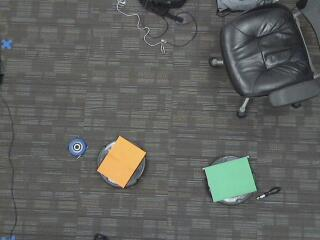
#> input picture motion_detection/dark.jpeg, 320 x 240 px, given in place of the camera
$ python track_green.py   (Python 2 division)
#> lines starting #> are read from the running program, lines starting #| are printed output that depends on the picture; after the words box and inside, x2 and y2 are one past the last pixel; in counts of white or black regions, pixels touching at a corner belong together
#Import OpenCV
import cv2
#Import Numpy
import numpy as np
import urllib

camera_feed = cv2.VideoCapture(0)

while(1):

    _,frame = camera_feed.read()
#> frame is the input picture: shape (240, 320, 3); mean B, G, R 94.1, 97, 95.3
    #Convert the current frame to HSV
    #hsv = cv2.cvtColor(frame, cv2.COLOR_BGR2HSV)

    #Define the threshold for finding a blue object with hsv
    lower_blue = np.array([130,170,100])
    upper_blue = np.array([190,230,160])

    #Create a binary image, where anything blue appears white and everything else is black
    mask = cv2.inRange(frame, lower_blue, upper_blue)
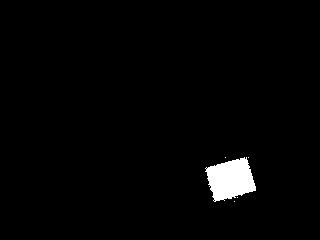
#> mask: shape (240, 320); 2% white; 5 white regions (4 under 20 px), largest, box (x1, y1, x2, y2) and area: (205, 157, 256, 202) 1539

    #Get rid of background noise using erosion and fill in the holes using dilation and erode the final image on last time
    element = cv2.getStructuringElement(cv2.MORPH_RECT,(2,2))
    mask = cv2.erode(mask,element, iterations=2)
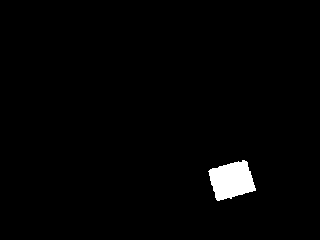
#> mask: shape (240, 320); 1.7% white; 1 white region, box (x1, y1, x2, y2) and area: (208, 160, 256, 201) 1330
    mask = cv2.dilate(mask,element,iterations=2)
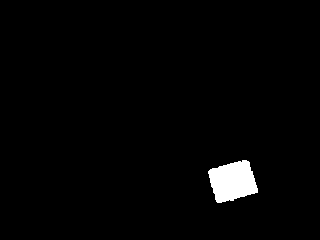
#> mask: shape (240, 320); 2% white; 1 white region, box (x1, y1, x2, y2) and area: (208, 160, 258, 203) 1516
    mask = cv2.erode(mask,element)
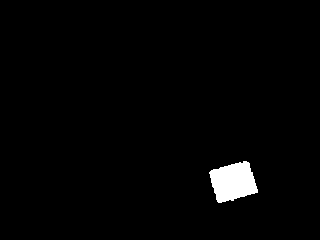
#> mask: shape (240, 320); 1.9% white; 1 white region

    #Create Contours for all blue objects
    contours, hierarchy = cv2.findContours(mask, cv2.RETR_EXTERNAL, cv2.CHAIN_APPROX_SIMPLE)
#> contours = 1 contour; box (x1, y1, x2, y2) and area: (209, 161, 258, 203) 1350
    maximumArea = 0
    bestContour = None
    for contour in contours:
        currentArea = cv2.contourArea(contour)
        if currentArea > maximumArea:
            bestContour = contour
            maximumArea = currentArea
#> this loop made 1 pass
#> (currentArea, maximumArea) on pass 1: (1350.5, 1350.5)
#> after the loop, bestContour = contour of 78 points, box (x1, y1, x2, y2) (209, 161, 258, 203), area 1350; maximumArea = 1350.5
     #Create a bounding box around the biggest blue object
    if bestContour is not None:
        x,y,w,h = cv2.boundingRect(bestContour)
#> x = 209; y = 161; w = 49; h = 42
        cv2.rectangle(frame, (x,y),(x+w,y+h), (0,0,255), 3)
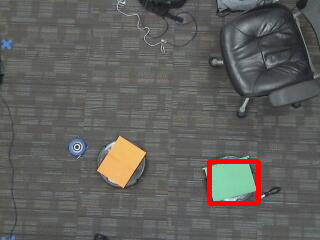
#> frame: shape (240, 320, 3); 1.17% of pixels changed, all inside (x1, y1, x2, y2) = (207, 159, 261, 206)
	location = [(x+w)/2, (y+h)/2]
#> location = [129, 101]
	print location
#| [129, 101]
	urllib.urlopen("http://54.218.43.192/robot_tag/2/add_coords/" + str(location[0]).zfill(3) + str(location[1]).zfill(3) + "/")
#> (this line was passed over: the network is not available in this run)

    #Show the original camera feed with a bounding box overlayed
    cv2.imshow('frame',frame)
    #Show the contours in a seperate window
    cv2.imshow('mask',mask)
    #Use this command to prevent freezes in the feed
    k = cv2.waitKey(5) & 0xFF
#> (key Esc is pressed here)
    #If escape is pressed close all windows
    if k == 27:
        break


cv2.destroyAllWindows()
